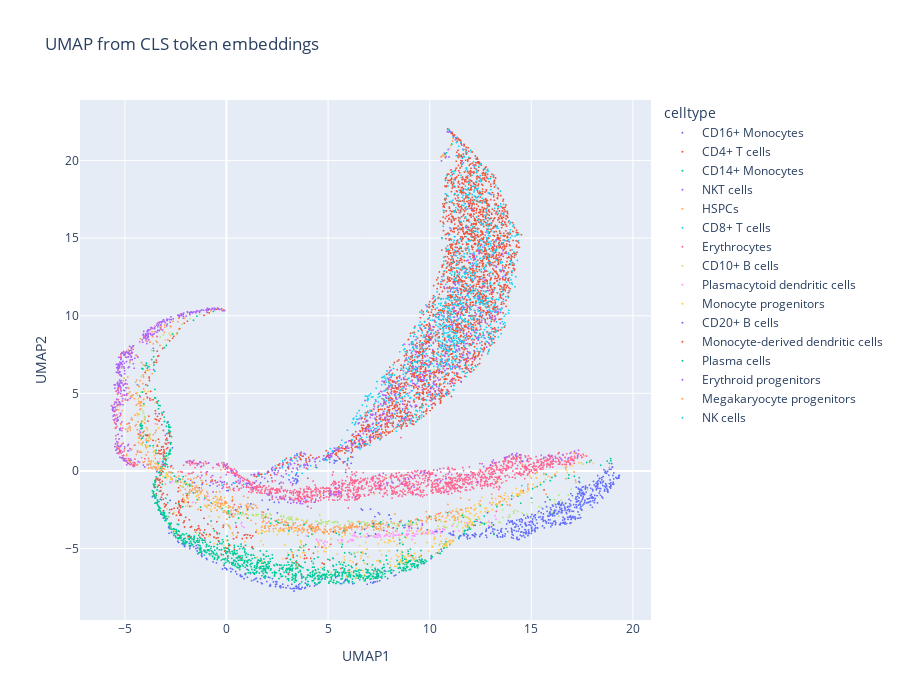

The notebook cell this image was saved under:
### Code cell
import plotly.express as px
import pandas as pd

umap_df = pd.DataFrame(
    adata_emb.obsm["X_umap"], columns=["UMAP1", "UMAP2"]
)
umap_df["celltype"] = adata_emb.obs["celltype"].values

fig = px.scatter(
    umap_df, x="UMAP1", y="UMAP2", color="celltype",
    title="UMAP from CLS token embeddings",
    width=900, height=700,
)
fig.update_traces(marker_size=2)
fig.show()

### Figure 1 — Plotly figure (JSON) as saved in the notebook; plotly's stock layout.template omitted (floating-point values rounded to 4 significant figures; data arrays with more than 128 entries replaced by an {"elided": "..."} marker saying what was removed)
{"data": [{"hovertemplate": "celltype=CD16+ Monocytes<br>UMAP1=%{x}<br>UMAP2=%{y}<extra></extra>", "legendgroup": "CD16+ Monocytes", "marker": {"color": "#636efa", "size": 2, "symbol": "circle"}, "mode": "markers", "name": "CD16+ Monocytes", "showlegend": true, "type": "scattergl", "x": {"elided": "166 float values"}, "xaxis": "x", "y": {"elided": "166 float values"}, "yaxis": "y"}, {"hovertemplate": "celltype=CD4+ T cells<br>UMAP1=%{x}<br>UMAP2=%{y}<extra></extra>", "legendgroup": "CD4+ T cells", "marker": {"color": "#EF553B", "size": 2, "symbol": "circle"}, "mode": "markers", "name": "CD4+ T cells", "showlegend": true, "type": "scattergl", "x": {"elided": "2684 float values"}, "xaxis": "x", "y": {"elided": "2684 float values"}, "yaxis": "y"}, {"hovertemplate": "celltype=CD14+ Monocytes<br>UMAP1=%{x}<br>UMAP2=%{y}<extra></extra>", "legendgroup": "CD14+ Monocytes", "marker": {"color": "#00cc96", "size": 2, "symbol": "circle"}, "mode": "markers", "name": "CD14+ Monocytes", "showlegend": true, "type": "scattergl", "x": {"elided": "1050 float values"}, "xaxis": "x", "y": {"elided": "1050 float values"}, "yaxis": "y"}, {"hovertemplate": "celltype=NKT cells<br>UMAP1=%{x}<br>UMAP2=%{y}<extra></extra>", "legendgroup": "NKT cells", "marker": {"color": "#ab63fa", "size": 2, "symbol": "circle"}, "mode": "markers", "name": "NKT cells", "showlegend": true, "type": "scattergl", "x": {"elided": "663 float values"}, "xaxis": "x", "y": {"elided": "663 float values"}, "yaxis": "y"}, {"hovertemplate": "celltype=HSPCs<br>UMAP1=%{x}<br>UMAP2=%{y}<extra></extra>", "legendgroup": "HSPCs", "marker": {"color": "#FFA15A", "size": 2, "symbol": "circle"}, "mode": "markers", "name": "HSPCs", "showlegend": true, "type": "scattergl", "x": {"elided": "445 float values"}, "xaxis": "x", "y": {"elided": "445 float values"}, "yaxis": "y"}, {"hovertemplate": "celltype=CD8+ T cells<br>UMAP1=%{x}<br>UMAP2=%{y}<extra></extra>", "legendgroup": "CD8+ T cells", "marker": {"color": "#19d3f3", "size": 2, "symbol": "circle"}, "mode": "markers", "name": "CD8+ T cells", "showlegend": true, "type": "scattergl", "x": {"elided": "1015 float values"}, "xaxis": "x", "y": {"elided": "1015 float values"}, "yaxis": "y"}, {"hovertemplate": "celltype=Erythrocytes<br>UMAP1=%{x}<br>UMAP2=%{y}<extra></extra>", "legendgroup": "Erythrocytes", "marker": {"color": "#FF6692", "size": 2, "symbol": "circle"}, "mode": "markers", "name": "Erythrocytes", "showlegend": true, "type": "scattergl", "x": {"elided": "1502 float values"}, "xaxis": "x", "y": {"elided": "1502 float values"}, "yaxis": "y"}, {"hovertemplate": "celltype=CD10+ B cells<br>UMAP1=%{x}<br>UMAP2=%{y}<extra></extra>", "legendgroup": "CD10+ B cells", "marker": {"color": "#B6E880", "size": 2, "symbol": "circle"}, "mode": "markers", "name": "CD10+ B cells", "showlegend": true, "type": "scattergl", "x": {"elided": "207 float values"}, "xaxis": "x", "y": {"elided": "207 float values"}, "yaxis": "y"}, {"hovertemplate": "celltype=Plasmacytoid dendritic cells<br>UMAP1=%{x}<br>UMAP2=%{y}<extra></extra>", "legendgroup": "Plasmacytoid dendritic cells", "marker": {"color": "#FF97FF", "size": 2, "symbol": "circle"}, "mode": "markers", "name": "Plasmacytoid dendritic cells", "showlegend": true, "type": "scattergl", "x": {"elided": "134 float values"}, "xaxis": "x", "y": {"elided": "134 float values"}, "yaxis": "y"}, {"hovertemplate": "celltype=Monocyte progenitors<br>UMAP1=%{x}<br>UMAP2=%{y}<extra></extra>", "legendgroup": "Monocyte progenitors", "marker": {"color": "#FECB52", "size": 2, "symbol": "circle"}, "mode": "markers", "name": "Monocyte progenitors", "showlegend": true, "type": "scattergl", "x": {"elided": "428 float values"}, "xaxis": "x", "y": {"elided": "428 float values"}, "yaxis": "y"}, {"hovertemplate": "celltype=CD20+ B cells<br>UMAP1=%{x}<br>UMAP2=%{y}<extra></extra>", "legendgroup": "CD20+ B cells", "marker": {"color": "#636efa", "size": 2, "symbol": "circle"}, "mode": "markers", "name": "CD20+ B cells", "showlegend": true, "type": "scattergl", "x": {"elided": "543 float values"}, "xaxis": "x", "y": {"elided": "543 float values"}, "yaxis": "y"}, {"hovertemplate": "celltype=Monocyte-derived dendritic cells<br>UMAP1=%{x}<br>UMAP2=%{y}<extra></extra>", "legendgroup": "Monocyte-derived dendritic cells", "marker": {"color": "#EF553B", "size": 2, "symbol": "circle"}, "mode": "markers", "name": "Monocyte-derived dendritic cells", "showlegend": true, "type": "scattergl", "x": {"elided": "214 float values"}, "xaxis": "x", "y": {"elided": "214 float values"}, "yaxis": "y"}, {"hovertemplate": "celltype=Plasma cells<br>UMAP1=%{x}<br>UMAP2=%{y}<extra></extra>", "legendgroup": "Plasma cells", "marker": {"color": "#00cc96", "size": 2, "symbol": "circle"}, "mode": "markers", "name": "Plasma cells", "showlegend": true, "type": "scattergl", "x": [1.051, 8.97, -4.219, 9.992, -0.7511, 17.35, 1.914, -1.453, -4.211, -0.6433, -4.241, -2.283, 2.539, -4.239, 3.074, 7.979, 10.29, 5.769, 0.09609, -0.2194, -3.588, -4.181, 16.19, 2.196, 15.72, -2.89, -4.133, 7.205, -4.156, -4.065, 9.175, -1.99, 0.1111, -1.793, -3.013, -4.112, -4.233, 10.83, 16.83, -3.348, -2.651, 18.74, -3.933, -3.679, -2.974, -1.062, 11.09, -3.851, -4.27, 10.88, -2.038, -1.627, -2.56, 0.4505, -4.094, 10.76, -3.984, -4.209, -4.157, -2.409, 7.595, -3.474, -3.891, -3.883, -2.346, 16.85, 0.1475, -1.919, -3.763, -2.656, -3.936, -1.817, -4.136, -3.601, 17.38, -3.464, 8.656, -2.135, 5.76, 18.84, 9.147, 15.8, 14.48, 8.68, 15.92, 3.049, 2.818, 12.57, 18.91, 2.627, 18.41, 2.445, 4.172, 4.204, 18.9, 7.544, 0.6857, 5.547, 13.17, 2.168, 17.11, -4.153, 12.69, 9.428, 16.07, 8.399, 6.591, 5.407, 0.5959, 6.549, 3.831], "xaxis": "x", "y": [-3.045, -3.234, 2.268, -2.936, -2.063, -0.4381, -3.0, 9.973, 2.708, 10.28, 2.971, -0.5418, -3.327, 2.942, -3.87, -3.48, -3.187, -3.845, -2.584, -2.416, 7.744, 2.853, -0.3301, -3.074, -0.2189, 0.2565, 5.082, -3.596, 6.599, 4.332, -3.321, -0.8591, -2.734, -0.96, 0.2917, 6.569, 2.885, 20.5, -0.4766, 0.4927, 8.811, 0.6352, 6.805, 7.176, 0.422, -1.747, 21.07, 6.724, 4.84, -2.699, -0.676, -1.409, -0.333, -3.34, 2.506, 20.4, 2.321, 3.04, 2.751, -0.6484, -3.284, 1.141, 6.627, 5.501, -0.4934, -0.2589, -2.983, -1.476, 1.617, -0.1191, 6.953, -0.8754, 2.118, 1.625, -0.7464, 1.32, -4.021, -0.372, -3.862, 0.4869, 6.937, -1.685, -2.082, -3.517, -1.854, -3.507, -3.462, -3.351, 0.6512, -6.289, 0.3668, -3.247, -3.712, -4.071, 0.7942, -3.388, -2.709, -4.102, -4.091, -3.377, -0.3429, 2.928, -3.418, -3.16, -2.764, -3.714, -4.039, -4.018, -3.039, -3.4, -3.466], "yaxis": "y"}, {"hovertemplate": "celltype=Erythroid progenitors<br>UMAP1=%{x}<br>UMAP2=%{y}<extra></extra>", "legendgroup": "Erythroid progenitors", "marker": {"color": "#ab63fa", "size": 2, "symbol": "circle"}, "mode": "markers", "name": "Erythroid progenitors", "showlegend": true, "type": "scattergl", "x": {"elided": "463 float values"}, "xaxis": "x", "y": {"elided": "463 float values"}, "yaxis": "y"}, {"hovertemplate": "celltype=Megakaryocyte progenitors<br>UMAP1=%{x}<br>UMAP2=%{y}<extra></extra>", "legendgroup": "Megakaryocyte progenitors", "marker": {"color": "#FFA15A", "size": 2, "symbol": "circle"}, "mode": "markers", "name": "Megakaryocyte progenitors", "showlegend": true, "type": "scattergl", "x": {"elided": "221 float values"}, "xaxis": "x", "y": {"elided": "221 float values"}, "yaxis": "y"}, {"hovertemplate": "celltype=NK cells<br>UMAP1=%{x}<br>UMAP2=%{y}<extra></extra>", "legendgroup": "NK cells", "marker": {"color": "#19d3f3", "size": 2, "symbol": "circle"}, "mode": "markers", "name": "NK cells", "showlegend": true, "type": "scattergl", "x": {"elided": "154 float values"}, "xaxis": "x", "y": {"elided": "154 float values"}, "yaxis": "y"}], "layout": {"height": 700, "legend": {"title": {"text": "celltype"}, "tracegroupgap": 0}, "title": {"text": "UMAP from CLS token embeddings"}, "width": 900, "xaxis": {"anchor": "y", "domain": [0, 1], "title": {"text": "UMAP1"}}, "yaxis": {"anchor": "x", "domain": [0, 1], "title": {"text": "UMAP2"}}}}
